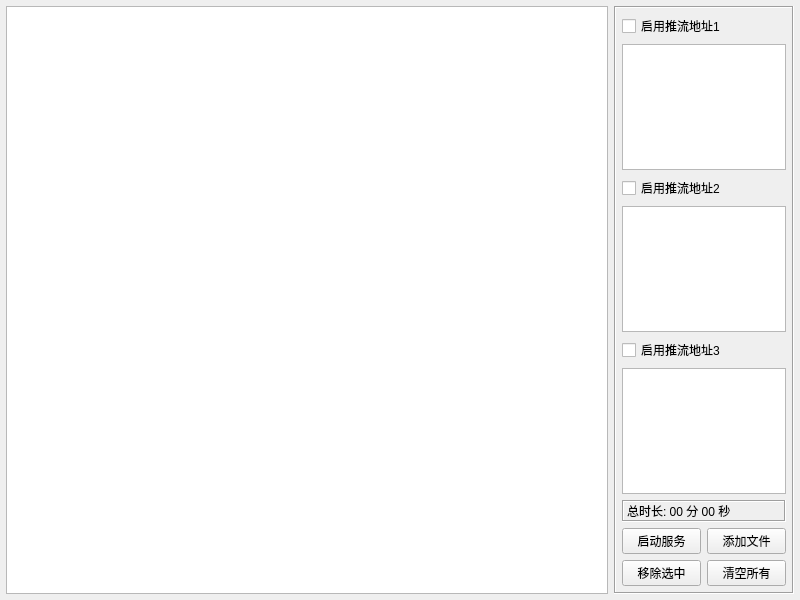
<?xml version="1.0" encoding="UTF-8"?>
<ui version="4.0">
 <class>frmLoopPush</class>
 <widget class="QWidget" name="frmLoopPush">
  <property name="geometry">
   <rect>
    <x>0</x>
    <y>0</y>
    <width>800</width>
    <height>600</height>
   </rect>
  </property>
  <property name="windowTitle">
   <string>Form</string>
  </property>
  <layout class="QHBoxLayout" name="horizontalLayout">
   <property name="spacing">
    <number>6</number>
   </property>
   <property name="leftMargin">
    <number>6</number>
   </property>
   <property name="topMargin">
    <number>6</number>
   </property>
   <property name="rightMargin">
    <number>6</number>
   </property>
   <property name="bottomMargin">
    <number>6</number>
   </property>
   <item>
    <widget class="QTableWidget" name="tableWidget"/>
   </item>
   <item>
    <widget class="QFrame" name="frameRight">
     <property name="minimumSize">
      <size>
       <width>180</width>
       <height>0</height>
      </size>
     </property>
     <property name="maximumSize">
      <size>
       <width>180</width>
       <height>16777215</height>
      </size>
     </property>
     <property name="frameShape">
      <enum>QFrame::Box</enum>
     </property>
     <property name="frameShadow">
      <enum>QFrame::Sunken</enum>
     </property>
     <layout class="QGridLayout" name="gridLayout">
      <property name="leftMargin">
       <number>6</number>
      </property>
      <property name="topMargin">
       <number>6</number>
      </property>
      <property name="rightMargin">
       <number>6</number>
      </property>
      <property name="bottomMargin">
       <number>6</number>
      </property>
      <property name="spacing">
       <number>6</number>
      </property>
      <item row="0" column="0" colspan="2">
       <widget class="QWidget" name="widget" native="true">
        <property name="sizePolicy">
         <sizepolicy hsizetype="Preferred" vsizetype="Expanding">
          <horstretch>0</horstretch>
          <verstretch>0</verstretch>
         </sizepolicy>
        </property>
        <layout class="QVBoxLayout" name="verticalLayout">
         <property name="leftMargin">
          <number>0</number>
         </property>
         <property name="topMargin">
          <number>0</number>
         </property>
         <property name="rightMargin">
          <number>0</number>
         </property>
         <property name="bottomMargin">
          <number>0</number>
         </property>
         <item>
          <widget class="QCheckBox" name="ckPushEnable1">
           <property name="text">
            <string>启用推流地址1</string>
           </property>
          </widget>
         </item>
         <item>
          <widget class="QTextEdit" name="txtPushUrl1"/>
         </item>
         <item>
          <widget class="QCheckBox" name="ckPushEnable2">
           <property name="text">
            <string>启用推流地址2</string>
           </property>
          </widget>
         </item>
         <item>
          <widget class="QTextEdit" name="txtPushUrl2"/>
         </item>
         <item>
          <widget class="QCheckBox" name="ckPushEnable3">
           <property name="text">
            <string>启用推流地址3</string>
           </property>
          </widget>
         </item>
         <item>
          <widget class="QTextEdit" name="txtPushUrl3"/>
         </item>
        </layout>
       </widget>
      </item>
      <item row="2" column="0">
       <widget class="QPushButton" name="btnStart">
        <property name="text">
         <string>启动服务</string>
        </property>
       </widget>
      </item>
      <item row="3" column="1">
       <widget class="QPushButton" name="btnClear">
        <property name="text">
         <string>清空所有</string>
        </property>
       </widget>
      </item>
      <item row="3" column="0">
       <widget class="QPushButton" name="btnRemove">
        <property name="text">
         <string>移除选中</string>
        </property>
       </widget>
      </item>
      <item row="2" column="1">
       <widget class="QPushButton" name="btnAdd">
        <property name="text">
         <string>添加文件</string>
        </property>
       </widget>
      </item>
      <item row="1" column="0" colspan="2">
       <widget class="QLabel" name="labTip">
        <property name="frameShape">
         <enum>QFrame::Box</enum>
        </property>
        <property name="frameShadow">
         <enum>QFrame::Sunken</enum>
        </property>
        <property name="text">
         <string>总时长: 00 分 00 秒</string>
        </property>
       </widget>
      </item>
     </layout>
    </widget>
   </item>
  </layout>
 </widget>
 <tabstops>
  <tabstop>tableWidget</tabstop>
  <tabstop>btnStart</tabstop>
  <tabstop>btnAdd</tabstop>
  <tabstop>btnRemove</tabstop>
  <tabstop>btnClear</tabstop>
 </tabstops>
 <resources/>
 <connections/>
</ui>
